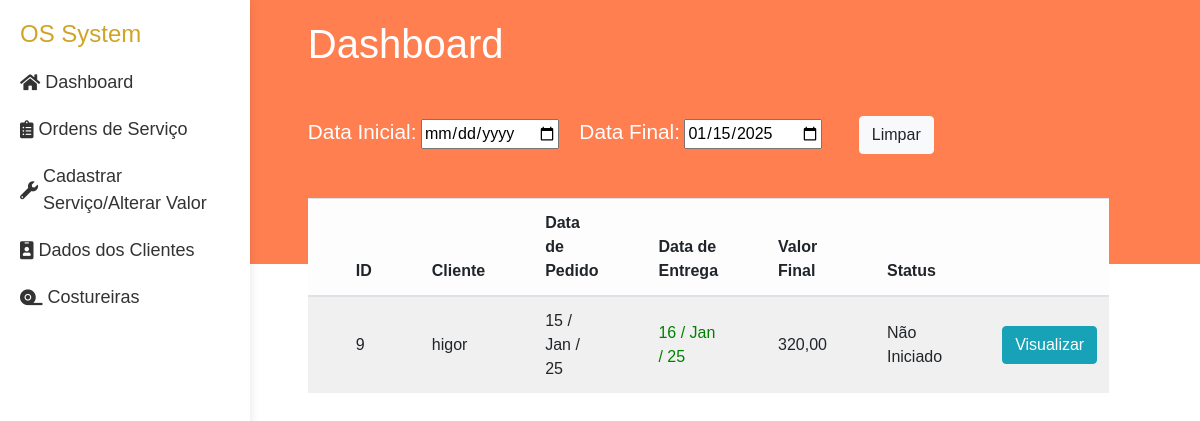
The page / on the database its author committed.
### ordens/models.py (models this page shows, shortened)
class Ordem(models.Model):
    cliente = models.ForeignKey(Cliente, related_name='ordens', on_delete=models.CASCADE)
    data_pedido = models.DateTimeField(auto_now_add=True)
    data_entrega = models.DateField(verbose_name='Data de entrega')
    status = models.IntegerField(choices=STATUS, default=0)
    def total(self):
        return sum(item.preco_total for item in self.itens.all())

class OrdemItem(models.Model):
    ordem = models.ForeignKey(Ordem, related_name='itens', on_delete=models.CASCADE)
    servico = models.ForeignKey(servicos, on_delete=models.CASCADE)
    costureira = models.ForeignKey(Costureira, on_delete=models.CASCADE)
    comissao = models.PositiveIntegerField(
        default=5,
        validators=[
            MinValueValidator(0),
            MaxValueValidator(100),
        ])
    quantidade = models.PositiveIntegerField()
    descricao = models.TextField(blank=True, null=True)  # Comentário opcional
    valor_unit = models.DecimalField(max_digits=10, decimal_places=2,
                                     blank=True, null=True,
                                     validators=[MinValueValidator(0)])
    preco_total = models.DecimalField(max_digits=10, decimal_places=2)

### cliente/models.py (models this page shows)
class Cliente(models.Model):
    nome = models.CharField(max_length=100)
    cpf = CPFField(masked=True,blank=True, null=True, verbose_name='CPF')
    endereco = models.CharField(max_length=100,blank=True, null=True)
    num =  models.IntegerField(blank=True, null=True)
    cidade = models.CharField(max_length=20,blank=True, null=True)
    estado = models.CharField(max_length=30,blank=True, null=True)
    telefone = models.CharField(max_length=15,blank=True, null=True)
    def __str__(self):
        return self.nome

### costura/views.py (the view)
# urls.py: path('', views.dashboard),
def dashboard(request):
    ordens = Ordem.objects.all()
    start_date = request.GET.get('start_date')
    end_date = request.GET.get('end_date')
    if start_date and end_date:
        ordens = ordens.filter(data_entrega__range=[start_date, end_date])
    return render(request, 'dashboard.html',{'ordens':ordens,} )

### templates/dashboard.html (shortened to what this page needs)
{% extends "layout.html" %}
{% load static %}
{% block css %}
    <link rel="stylesheet" href="{% static "css/dashboard.css" %}">
{% endblock css %}
{% block content %}
    <h1>Dashboard</h1>
    <form class='db' method="GET" action="/">
        <label for="start_date">Data Inicial:</label>
        <input type="date" id="start_date" name="start_date" >
        <label for="end_date">Data Final:</label>
        <input type="date" id="end_date" name="end_date"  value="{{ hoje|date:'Y-m-d' }}">
        <button type="submit" class='btn btn-light' id="filterButton">Limpar</button>
    </form>
    <table class='tabela-cliente-ordem table table-striped sortable table-light'>
        <thead>
            <tr>
                <th>ID</th>
                <th>Cliente</th>
                <th>Data de Pedido</th>
                <th>Data de Entrega</th>
                <th>Valor Final</th>
                <th>Status</th>
                <th></th>
            </tr>
        </thead>
        <tbody>
            {% if ordens %}
                {% for ordem in ordens %}
                    <tr>
                        <td>{{ordem.id}}</td>
                        <td>{{ordem.cliente}}</td>
                        <td>{{ordem.data_pedido|date:'d / M / y'}} </td>
                        <td class='dataccd' data-value="{{ ordem.data_entrega|date:'d/m/y' }}">{{ordem.data_entrega|date:'d / M / y'}} </td>
                        <td>{{ordem.total}} </td>
                        <td>{{ordem.get_status_display}}</td>
                        <td><a class='btn btn-info' href="{% url "ordens:edit_order" ordem.id %}">Visualizar</a></td>
                    </tr>
                {% endfor %}
            {% else %}
                <tr>
                    <td colspan='4'>
                        Nenhuma Serviço...
                    </td>
                </tr>
            {% endif %}
        </tbody>
    </table>
{% endblock %}

### static/css/styles.css (style rules this page uses)
body { font-family: Arial, sans-serif; margin: 0; padding: 0; display: flex; background: linear-gradient(to bottom, #ff7f50 33vh, #fff 33vh); min-height: 100vh; }
h1 { color: #fff; }

### rows shown on the page
Ordem: id "9", cliente "higor", data_pedido "15 / Jan / 25", data_entrega "16 / Jan / 25", total "320,00", status "Não Iniciado"
